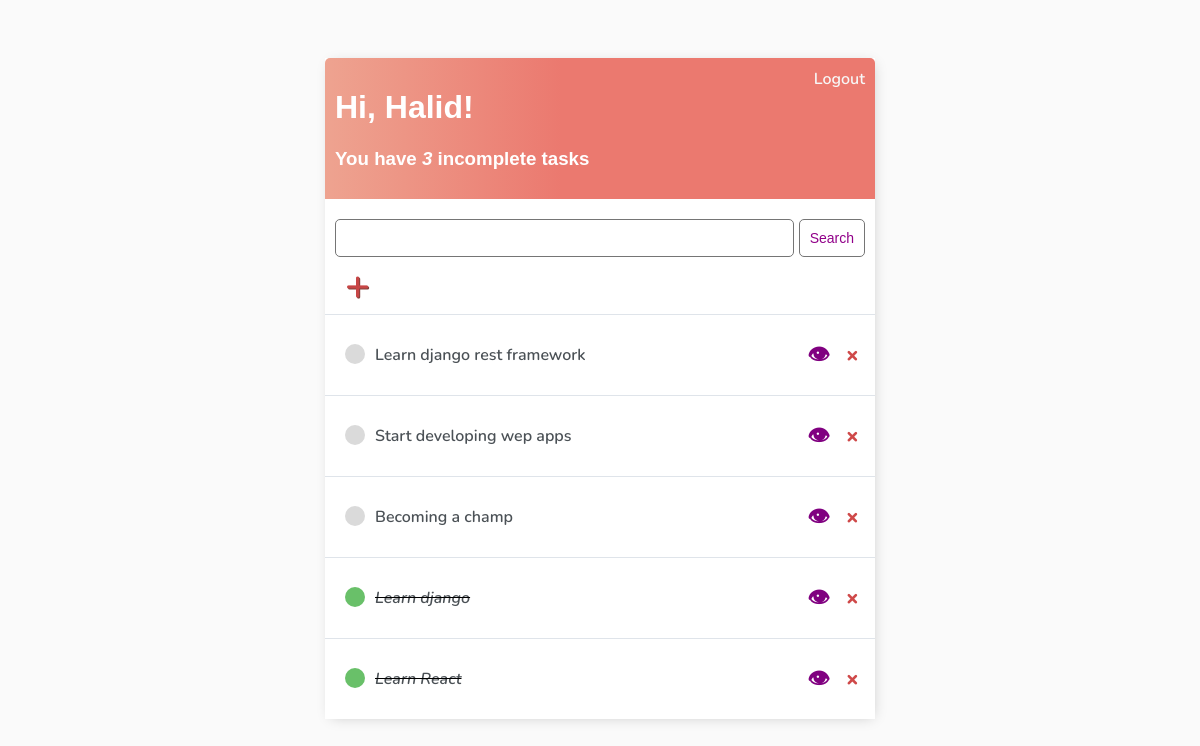
Before: / (signed in) with the older database file.
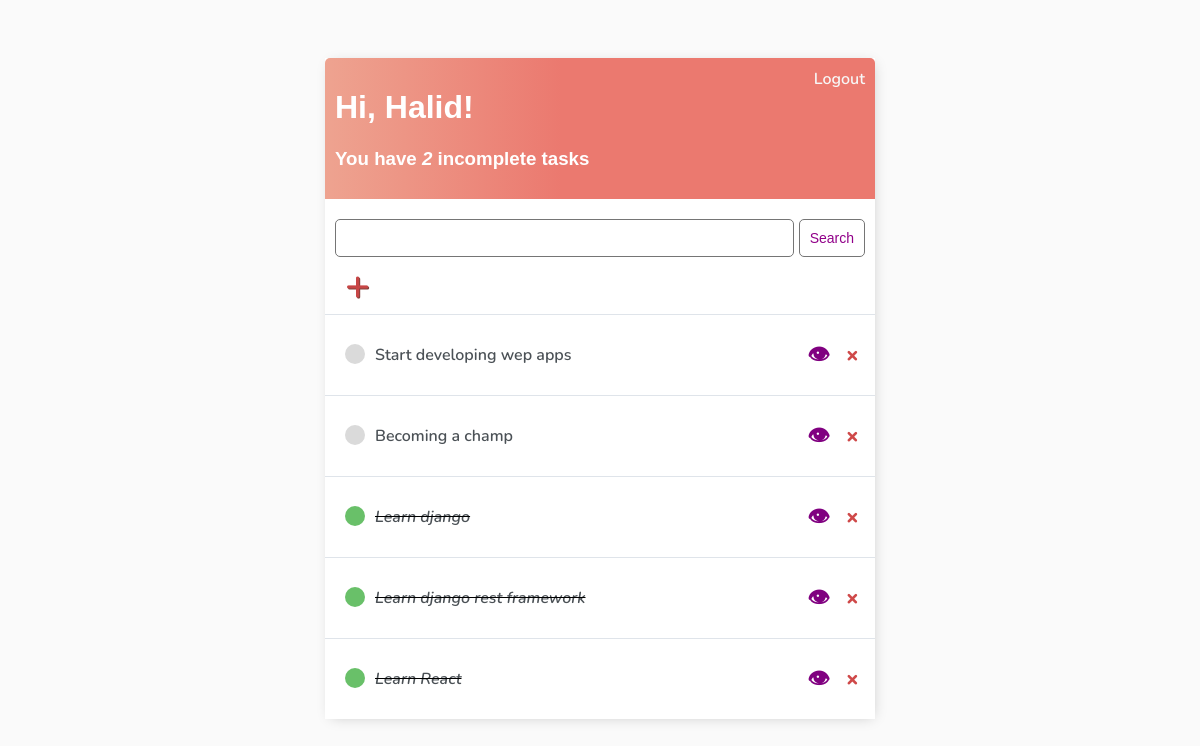
After: the same page with the newer database file.
### tasks/models.py (models this page shows, shortened)
class Task(models.Model):
    user = models.ForeignKey(User, on_delete=models.CASCADE)
    title = models.CharField(max_length=100)
    description = models.TextField(null=True, blank=True)
    task_completed = models.BooleanField(default=False)
    class Meta:
        ordering = ['task_completed']

### tasks/views.py (the view)
# urls.py: path('', TaskList.as_view(), name="tasks"),
class TaskList(LoginRequiredMixin, ListView):
    model = Task
    context_object_name = 'tasks'
    template_name = 'tasks/tasks.html'
    def get_context_data(self, **kwargs):
        context = super().get_context_data(**kwargs)
        context['tasks'] = context['tasks'].filter(user=self.request.user)
        context['incomplete_tasks'] = context['tasks'].filter(
            task_completed=False)
        search_result = self.request.GET.get('search-area') or ''
        if search_result:
            context['tasks'] = context['tasks'].filter(
                title__icontains=search_result)
        context['search_result'] = search_result
        return context

### tasks/templates/tasks/tasks.html (shortened to what this page needs)
{% extends 'tasks/index.html'%}
{% block content %}
<div class="header-bar">
  <div>
    <h1>Hi, {{ request.user|title }}!</h1>
    <h3 class="incomplete-items">You have <i>{{incomplete_tasks.count}}</i> incomplete task{{ incomplete_tasks.count|pluralize:"s" }}</h3>
  </div>
  {% if request.user.is_authenticated %}
  <a href="{% url 'logout' %}">Logout</a>
  {% else %}
  <a href="{% url 'login' %}">Login</a>
  {% endif %}
</div class="search-add-wrapper">
  <form method="GET" class="search-form">
    <input type="text" name="search-area" value="{{ search_result }}">
    <input class="button" type="submit" value="Search">
  </form>
  <a id="add-link" href="{% url 'create-task' %}">&#x2b;</a>
<div class="task-items-wrapper">
  {% for task in tasks %}
    <div class="task-wrapper">
      {% if task.task_completed %}
        <div class="task-title">
          <div class="task-complete-icon"></div>
          <i><s><a href="{% url 'update-task' task.id %}">{{task.title}}</a></s></i>
        </div>
      {% else %}
        <div class="task-title">
          <div class="task-incomplete-icon"></div>
          <a href="{% url 'update-task' task.id %}">{{task.title}}</a>
        </div>
      {% endif %}
      <div id="item-links">
        <a id="delete-link" href="{% url 'delete-task' task.id %}">&#215;</a>
        <a id="view-task-link" href="{% url 'task-details' task.id %}">&#128065;</a>
      </div>
    </div>
  {% empty %}
    <h3>No task found</h3>
  {% endfor %}
</div>
{% endblock content %}

### tasks/templates/tasks/index.html (shortened to what this page needs)
{% load static %}
<!DOCTYPE html>
<html lang="en">
<head>
    <link rel="stylesheet" href="{% static 'tasks/styles/base.css' %}">
</head>
<body>
    <div class="container">
        {% block content %}
        {% endblock content %}
    </div>
</body>
</html>

### tasks/static/tasks/styles/base.css (style rules this page uses)
body { background-color: #fafafa; font-family: "Nunito", sans-serif; padding-top: 50px; }
h1, h2, h3, h4, h5, h6 { font-family: "Raleway", sans-serif; }
a, p { color: #4b5156; }
a { font-weight: 600; }
.container { max-width: 550px; margin: auto; background-color: #fff; -webkit-box-shadow: 2px 2px 13px -4px rgba(0, 0, 0, 0.21); box-shadow: 2px 2px 13px -4px rgba(0, 0, 0, 0.21); }
input { outline: none; border: none; }
.header-bar { display: flex; justify-content: space-between; color: #fff; padding: 10px; border-radius: 5px 5px 0 0; background: linear-gradient(90deg, #eea390 0%, #eb796f 43%, #eb796f 100%); }
.header-bar a { color: rgb(247, 247, 247); text-decoration: none; }
.task-wrapper { display: flex; align-items: center; justify-content: space-between; background-color: #fff; border-top: 1px solid #dfe4ea; overflow: hidden; }
.task-title { display: flex; padding: 20px; }
.task-title a { text-decoration: none; color: #4b5156; margin-left: 10px; }
.task-complete-icon { height: 20px; width: 20px; background-color: rgb(105, 192, 105); border-radius: 50%; }
.task-incomplete-icon { height: 20px; width: 20px; background-color: rgb(218, 218, 218); border-radius: 50%; }
#delete-link { float: right; text-decoration: none; font-weight: 900; color: #cf4949; font-size: 22px; line-height: 0; padding: 20px 0px; }
#view-task-link { float: right; text-decoration: none; font-weight: 900; color: purple; font-size: 22px; margin-right: 1rem; padding: 20px 0px; }
#item-links { float: right; margin-right: 1rem; text-decoration: none; font-weight: 900; justify-content: space-between; color: #cf4949; font-size: 22px; line-height: 0; padding: 20px 0px; }
#add-link { color: #c74646; text-decoration: none; font-size: 42px; text-shadow: 1px 1px #81413b; margin-left: 20px; }
input[type="text"], input[type="password"], textarea { border: 1px solid #757575; border-radius: 5px; padding: 10px; width: 90%; }
::placeholder { font-weight: 300; opacity: 0.5; }
.button { border: 1px solid #757575; background-color: #fff; color: #910089; padding: 10px; font-size: 14px; border-radius: 5px; cursor: pointer; text-decoration: none; margin-left: 5px; margin-right: 10px; }
.search-form { margin-top: 20px; display: flex; margin-left: 10px; }

Changed rows visible on the page:
changed Task "Learn django rest framework": task_completed False → True (drawn); moves down the list
Other visible differences:
{{ incomplete_tasks.count }}: "3" → "2"
